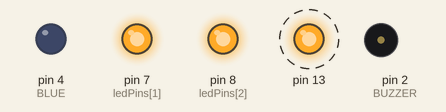
Simulated run of this sketch. Board: Arduino Uno, built with avr-gcc and run on an emulated ATmega328P. Shown: output pins drawn as LEDs (lit = HIGH), buzzer (waves = sounding). Dashed ring = blinking. What the sketch prints to the serial monitor is not drawn.

Above: at 1.2 s.
Timing chart, 0 to 4.0 s (numbered marks = the images above):
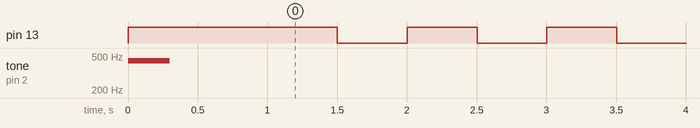

Measured:
- by itself, pin 13: alternates HIGH for 0.50 s and LOW for 0.50 s

The sketch:

LEDPiezo.ino
```cpp
#define BLUE 4
#define GREEN 7
#define RED 8
#define BUZZER 2

unsigned long ledTimeout = 0;
int ledValue = 1;
int ledPins[] = {4,7,8};

void setup() {
   for (int i=0; i<3; i++) {
      pinMode (ledPins[i], OUTPUT);
      digitalWrite (ledPins[i], 1);
   }
   digitalWrite (BLUE, 0);
   pinMode (13,OUTPUT);
   digitalWrite (13,1);
   Serial.begin (115200);
   Serial.println ( "Ready" );
   ledTimeout = 1;
   tone(BUZZER,440,300);
   delay (1000);
   noTone (BUZZER);
}

void loop() {
  char ch;
  if (Serial.available()) {
    ch = Serial.read();
    if (ch == 'A') {
      digitalWrite (13,0);
      ledTimeout = 0;
    } else if (ch == 'B') {
      digitalWrite (13,1);
      ledTimeout = 0;
    }
  }
  if (ledTimeout) {
    if (millis() > ledTimeout) {
       digitalWrite (13,ledValue);
       ledValue = 1 - ledValue;
       ledTimeout = millis() + 500;
    }
  }
}
```
